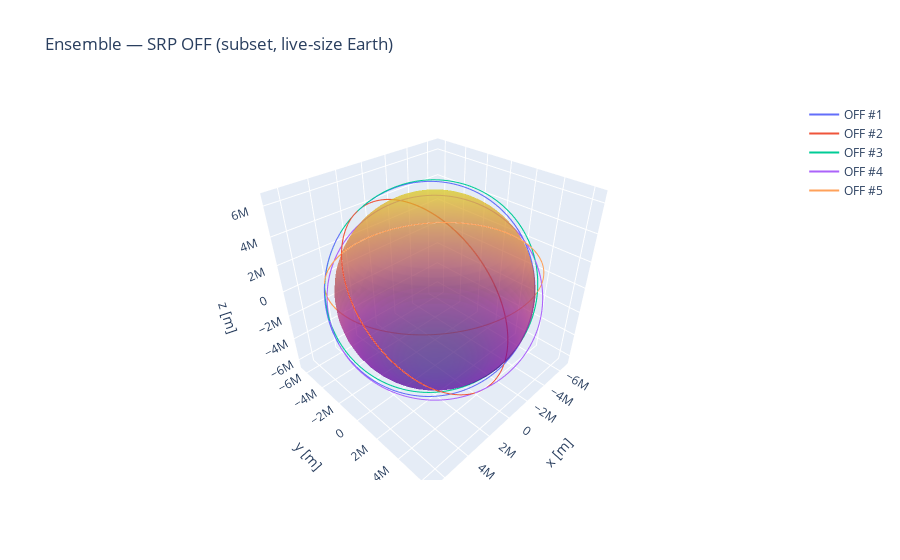
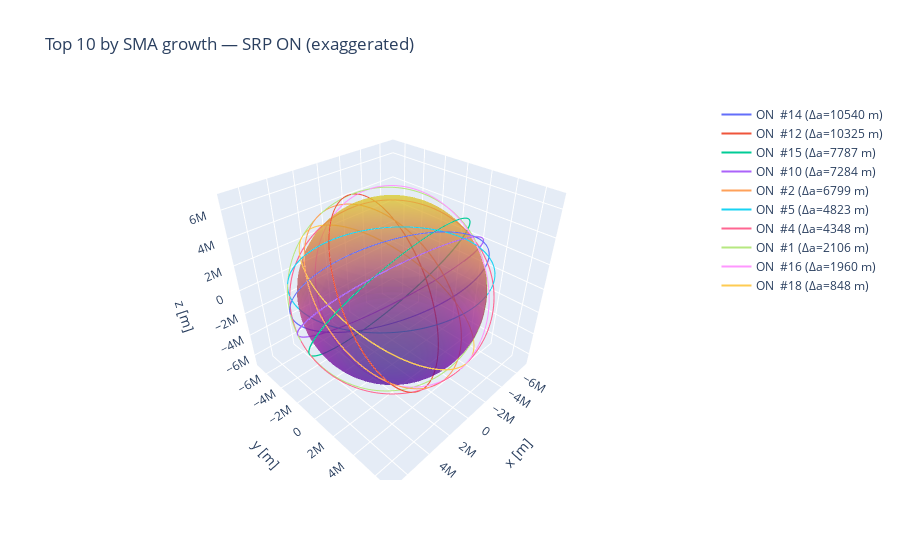

Notebook code for these charts, in order:
### Markdown cell above
## 10. Ensemble with ranking (top 10 SMA growth)
We create **N random inclined circular** orbits, run **J2 only** vs **J2+SRP (exaggerated)**, then **rank** the SRP-ON cases by **SMA growth**:
$$
  \Delta a = a_{\text{final}} - a_{\text{initial}}.
$$

### Code cell
def run_ensemble(N: int = 10, duration_hr: float = 3.0, dt: float = 10.0,
                 altitude_km: float = 600.0, inc_range=(30.0, 75.0),
                 A_over_m: float = 10.0, Cr: float = 2.0,
                 j2_multiplier: float = 1.0):
    """
    Simulate an ensemble with SRP OFF (J2 only) and SRP ON (J2+SRP).
    Returns:
      results_off: list of dicts with keys {'Y', 'a0', 'aF', 'dA', 'label'}
      results_on:  list of dicts with the same keys
    """
    radius = R_EARTH + altitude_km*1e3
    tspan = (0.0, duration_hr*3600.0)
    step = rk4_step
    J2 = J2_EARTH * j2_multiplier
    sun_dir = np.array([1.0, 0.2, 0.1]); sun_dir = sun_dir/np.linalg.norm(sun_dir)

    results_off = []
    results_on = []
    for i in range(N):
        y0 = random_inclined_circular(MU_EARTH, radius, inc_range=inc_range)
        a0 = semimajor_axis_from_state(y0, MU_EARTH)

        # OFF
        params_off = {"mu": MU_EARTH, "R": R_EARTH, "J2": J2}
        T0, Y0 = propagate(j2_dynamics, y0, tspan, dt, params_off, step)
        aF0 = semimajor_axis_from_state(Y0[-1], MU_EARTH)
        results_off.append({"Y": Y0, "a0": a0, "aF": aF0, "dA": aF0-a0, "label": f"OFF #{i+1}"})

        # ON (exaggerated sail)
        params_on = {"mu": MU_EARTH, "R": R_EARTH, "J2": J2,
                     "sun_vec": AU*sun_dir, "Cr": Cr, "A_over_m": A_over_m}
        T1, Y1 = propagate(j2_srp_dynamics, y0, tspan, dt, params_on, step)
        aF1 = semimajor_axis_from_state(Y1[-1], MU_EARTH)
        results_on.append({"Y": Y1, "a0": a0, "aF": aF1, "dA": aF1-a0, "label": f"ON  #{i+1}"})

    # Rank top 10 by Δa for SRP ON
    results_on_sorted = sorted(results_on, key=lambda d: d["dA"], reverse=True)[:10]
    return results_off, results_on_sorted

# Demo run + plots (subset for clarity)
res_off, res_on_top = run_ensemble(N=20, duration_hr=3.0, dt=10.0, altitude_km=600.0)
plot_3d_trajectory_list([d["Y"] for d in res_off[:5]], [d["label"] for d in res_off[:5]],
                        title="Ensemble — SRP OFF (subset, live-size Earth)")
plot_3d_trajectory_list([d["Y"] for d in res_on_top], [d["label"] + f" (Δa={d['dA']:.0f} m)" for d in res_on_top],
                        title="Top 10 by SMA growth — SRP ON (exaggerated)")

### Figure 1 — Plotly figure (JSON) as saved in the notebook; plotly's stock layout.template omitted (floating-point values rounded to 4 significant figures; data arrays with more than 128 entries replaced by an {"elided": "..."} marker saying what was removed)
{"data": [{"mode": "lines", "name": "OFF #1", "type": "scatter3d", "x": {"elided": "1081 float values"}, "y": {"elided": "1081 float values"}, "z": {"elided": "1081 float values"}}, {"mode": "lines", "name": "OFF #2", "type": "scatter3d", "x": {"elided": "1081 float values"}, "y": {"elided": "1081 float values"}, "z": {"elided": "1081 float values"}}, {"mode": "lines", "name": "OFF #3", "type": "scatter3d", "x": {"elided": "1081 float values"}, "y": {"elided": "1081 float values"}, "z": {"elided": "1081 float values"}}, {"mode": "lines", "name": "OFF #4", "type": "scatter3d", "x": {"elided": "1081 float values"}, "y": {"elided": "1081 float values"}, "z": {"elided": "1081 float values"}}, {"mode": "lines", "name": "OFF #5", "type": "scatter3d", "x": {"elided": "1081 float values"}, "y": {"elided": "1081 float values"}, "z": {"elided": "1081 float values"}}, {"name": "Earth", "opacity": 0.5, "showscale": false, "type": "surface", "x": {"elided": "45x45 float values"}, "y": {"elided": "45x45 float values"}, "z": {"elided": "45x45 float values"}}], "layout": {"scene": {"aspectmode": "data", "xaxis": {"title": {"text": "x [m]"}}, "yaxis": {"title": {"text": "y [m]"}}, "zaxis": {"title": {"text": "z [m]"}}}, "showlegend": true, "title": {"text": "Ensemble — SRP OFF (subset, live-size Earth)"}}}

### Figure 2 — Plotly figure (JSON) as saved in the notebook; plotly's stock layout.template omitted (floating-point values rounded to 4 significant figures; data arrays with more than 128 entries replaced by an {"elided": "..."} marker saying what was removed)
{"data": [{"mode": "lines", "name": "ON  #14 (Δa=10540 m)", "type": "scatter3d", "x": {"elided": "1081 float values"}, "y": {"elided": "1081 float values"}, "z": {"elided": "1081 float values"}}, {"mode": "lines", "name": "ON  #12 (Δa=10325 m)", "type": "scatter3d", "x": {"elided": "1081 float values"}, "y": {"elided": "1081 float values"}, "z": {"elided": "1081 float values"}}, {"mode": "lines", "name": "ON  #15 (Δa=7787 m)", "type": "scatter3d", "x": {"elided": "1081 float values"}, "y": {"elided": "1081 float values"}, "z": {"elided": "1081 float values"}}, {"mode": "lines", "name": "ON  #10 (Δa=7284 m)", "type": "scatter3d", "x": {"elided": "1081 float values"}, "y": {"elided": "1081 float values"}, "z": {"elided": "1081 float values"}}, {"mode": "lines", "name": "ON  #2 (Δa=6799 m)", "type": "scatter3d", "x": {"elided": "1081 float values"}, "y": {"elided": "1081 float values"}, "z": {"elided": "1081 float values"}}, {"mode": "lines", "name": "ON  #5 (Δa=4823 m)", "type": "scatter3d", "x": {"elided": "1081 float values"}, "y": {"elided": "1081 float values"}, "z": {"elided": "1081 float values"}}, {"mode": "lines", "name": "ON  #4 (Δa=4348 m)", "type": "scatter3d", "x": {"elided": "1081 float values"}, "y": {"elided": "1081 float values"}, "z": {"elided": "1081 float values"}}, {"mode": "lines", "name": "ON  #1 (Δa=2106 m)", "type": "scatter3d", "x": {"elided": "1081 float values"}, "y": {"elided": "1081 float values"}, "z": {"elided": "1081 float values"}}, {"mode": "lines", "name": "ON  #16 (Δa=1960 m)", "type": "scatter3d", "x": {"elided": "1081 float values"}, "y": {"elided": "1081 float values"}, "z": {"elided": "1081 float values"}}, {"mode": "lines", "name": "ON  #18 (Δa=848 m)", "type": "scatter3d", "x": {"elided": "1081 float values"}, "y": {"elided": "1081 float values"}, "z": {"elided": "1081 float values"}}, {"name": "Earth", "opacity": 0.5, "showscale": false, "type": "surface", "x": {"elided": "45x45 float values"}, "y": {"elided": "45x45 float values"}, "z": {"elided": "45x45 float values"}}], "layout": {"scene": {"aspectmode": "data", "xaxis": {"title": {"text": "x [m]"}}, "yaxis": {"title": {"text": "y [m]"}}, "zaxis": {"title": {"text": "z [m]"}}}, "showlegend": true, "title": {"text": "Top 10 by SMA growth — SRP ON (exaggerated)"}}}
